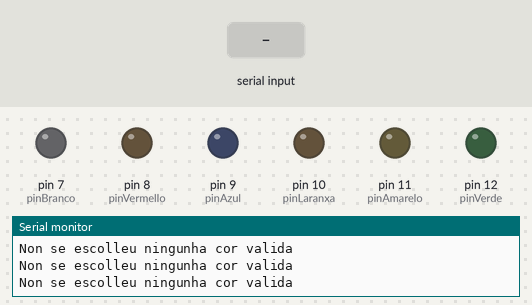
Simulated run of this sketch. Board: Arduino Uno, built with avr-gcc and run on an emulated ATmega328P. Shown: output pins drawn as LEDs (lit = HIGH), the last lines printed to the serial monitor. Dashed ring = blinking. The inputs (shaded band) are chosen by the test bench.

Above: at 1.2 s.
1.3 s: "Branco" received over Serial
At 2.9 s:
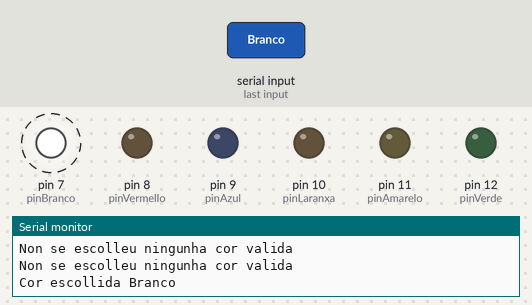
4.3 s: "Vermello" received over Serial
At 5.9 s:
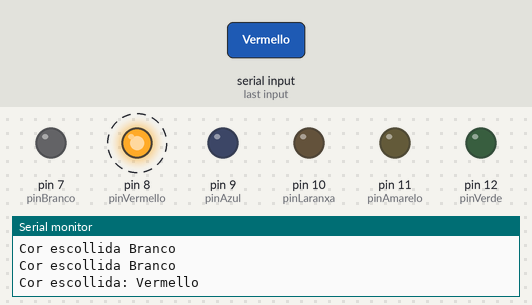
7.3 s: "Azul" received over Serial
At 8.9 s:
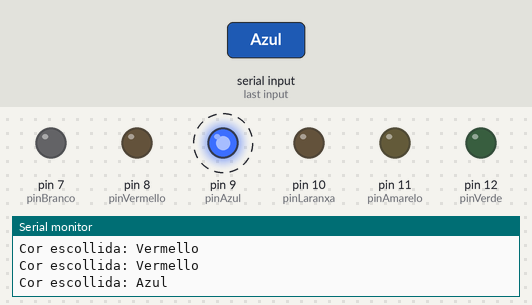
10.3 s: "Laranxa" received over Serial
At 11.9 s:
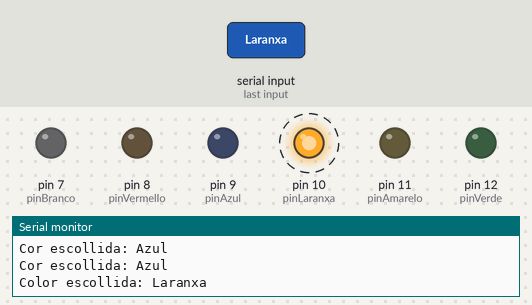
13.3 s: "Amarelo" received over Serial
At 14.9 s:
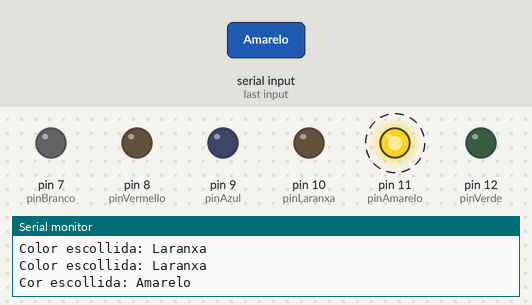
16.3 s: "Verde" received over Serial
At 17.9 s:
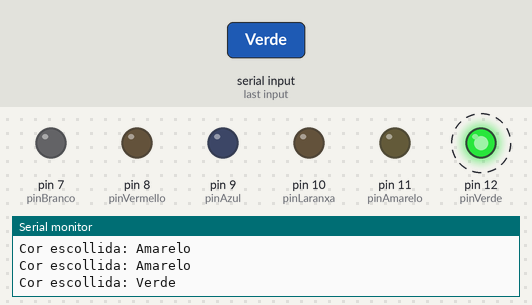
Timing chart, 0 to 20.3 s (numbered marks = the images above; inputs shaded):
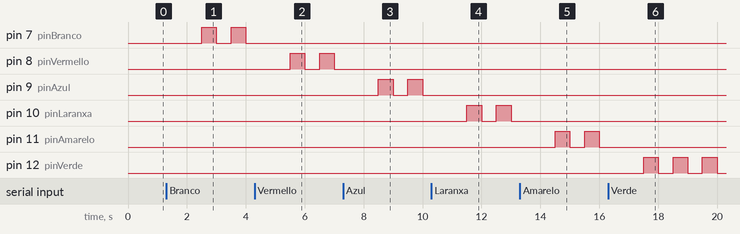

The sketch:

practica_02_S_Dixitais.ino
```cpp
/*
Autor: Daniel García Regueira
Data: 10/11/2026
Resumo da funcionalidade: acender LEDs conectados
nos pins do 7 ao 12 en función dunha variable textual
de tipo String.
*/

/*

String cor = "Amarelo"; //Declaramos a variable coa cor que queremos

int pinBranco = 7;	//Gardamos os pins de cada LED en variables para facilitar o seu uso
int pinVermello = 8;
int pinAzul = 9;
int pinLaranxa = 10;
int pinAmarelo = 11;
int pinVerde = 12;

void setup()
{
  pinMode(pinBranco, OUTPUT); //Asignase o pin do LED branco como saída
  pinMode(pinVermello, OUTPUT); //Asignase o pin do LED vermello como saída
  pinMode(pinAzul, OUTPUT); //Asignase o pin do LED azul como saída
  pinMode(pinLaranxa, OUTPUT); //Asignase o pin do LED laranxa como saída
  pinMode(pinAmarelo, OUTPUT); //Asignase o pin do LED amarelo como saída
  pinMode(pinVerde, OUTPUT); //Asignase o pin do LED verde como saída
}

void loop()
{
  if (cor == "Branco"){	//En cada if, compróbase se hai unha cor válida
    digitalWrite(pinBranco, HIGH);	//En caso de haber unha cor válida, acende e apaga o LED
    delay(500);
    digitalWrite(pinBranco, LOW);
    delay(500);
  }
  else if (cor == "Vermello"){	//Co else if podemos comprobar varias cores distintas
    digitalWrite(pinVermello, HIGH);
    delay(500);
    digitalWrite(pinVermello, LOW);
    delay(500);
  }
  else if (cor == "Azul"){
    digitalWrite(pinAzul, HIGH);
    delay(500);
    digitalWrite(pinAzul, LOW);
    delay(500);
  }
  else if (cor == "Laranxa"){
    digitalWrite(pinLaranxa, HIGH);
    delay(500);
    digitalWrite(pinLaranxa, LOW);
    delay(500);
  }
  else if (cor == "Amarelo"){
    digitalWrite(pinAmarelo, HIGH);
    delay(500);
    digitalWrite(pinAmarelo, LOW);
    delay(500);
  }
  else if (cor == "Verde"){
    digitalWrite(pinVerde, HIGH);
    delay(500);
    digitalWrite(pinVerde, LOW);
    delay(500);
  }
}
*/

String cor = "";	//Declaramos a variable coa cor que queremos

int pinBranco = 7;	//Gardamos os pins de cada LED en variables para facilitar o seu uso
int pinVermello = 8;
int pinAzul = 9;
int pinLaranxa = 10;
int pinAmarelo = 11;
int pinVerde = 12;

void setup()
{
  pinMode(pinBranco, OUTPUT); //Asignase o pin do LED branco como saída
  pinMode(pinVermello, OUTPUT); //Asignase o pin do LED vermello como saída
  pinMode(pinAzul, OUTPUT); //Asignase o pin do LED azul como saída
  pinMode(pinLaranxa, OUTPUT); //Asignase o pin do LED laranxa como saída
  pinMode(pinAmarelo, OUTPUT); //Asignase o pin do LED amarelo como saída
  pinMode(pinVerde, OUTPUT); //Asignase o pin do LED verde como saída
  Serial.begin(9600);	//Comezamos Serial cunha velocidade de 9600
}

void loop()
{
  if (Serial.available()){	//Solo cando Serial esté dispoñible; cando o usuario pulse enter...
  	cor = Serial.readString();	//gárdase a cor introducida na variable
  }
  if (cor == "Branco"){	//En cada if, compróbase se hai unha cor válida
    Serial.println("Cor escollida Branco");	//En caso de haber unha cor válida, acende e apaga o LED
    digitalWrite(pinBranco, HIGH);	//e acende apaga o LED
    delay(500);
    digitalWrite(pinBranco, LOW);
    delay(500);
  }
  else if (cor == "Vermello"){
    Serial.println("Cor escollida: Vermello");
    digitalWrite(pinVermello, HIGH);
    delay(500);
    digitalWrite(pinVermello, LOW);
    delay(500);
  }
  else if (cor == "Azul"){
    Serial.println("Cor escollida: Azul");
    digitalWrite(pinAzul, HIGH);
    delay(500);
    digitalWrite(pinAzul, LOW);
    delay(500);
  }
  else if (cor == "Laranxa"){
    Serial.println("Color escollida: Laranxa");
    digitalWrite(pinLaranxa, HIGH);
    delay(500);
    digitalWrite(pinLaranxa, LOW);
    delay(500);
  }
  else if (cor == "Amarelo"){
    Serial.println("Cor escollida: Amarelo");
    digitalWrite(pinAmarelo, HIGH);
    delay(500);
    digitalWrite(pinAmarelo, LOW);
    delay(500);
  }
  else if (cor == "Verde"){
    Serial.println("Cor escollida: Verde");
    digitalWrite(pinVerde, HIGH);
    delay(500);
    digitalWrite(pinVerde, LOW);
    delay(500);
  }
  else {	//En caso de non haber unha cor válida, comunicao polo monitor serie
    Serial.println("Non se escolleu ningunha cor valida");
    delay(500);
  }
}
```

Measured:
- after the input at 1.3 s, pin 7 (pinBranco): alternates HIGH for 0.50 s and LOW for 0.50 s, starting after 1.2 s
- after the input at 4.3 s, pin 7 (pinBranco): stops changing and stays LOW; pin 8 (pinVermello): alternates HIGH for 0.50 s and LOW for 0.50 s, starting after 1.2 s
- after the input at 7.3 s, pin 8 (pinVermello): stops changing and stays LOW; pin 9 (pinAzul): alternates HIGH for 0.50 s and LOW for 0.50 s, starting after 1.2 s
- after the input at 10.3 s, pin 9 (pinAzul): stops changing and stays LOW; pin 10 (pinLaranxa): alternates HIGH for 0.50 s and LOW for 0.50 s, starting after 1.2 s
- after the input at 13.3 s, pin 10 (pinLaranxa): stops changing and stays LOW; pin 11 (pinAmarelo): alternates HIGH for 0.50 s and LOW for 0.50 s, starting after 1.2 s
- after the input at 16.3 s, pin 11 (pinAmarelo): stops changing and stays LOW; pin 12 (pinVerde): alternates HIGH for 0.50 s and LOW for 0.50 s, starting after 1.2 s
